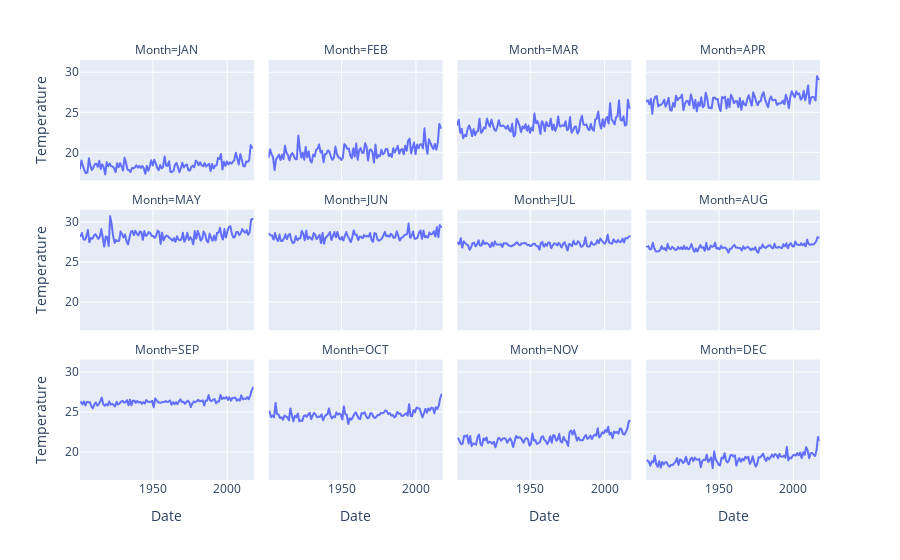

Write notebook code for a chart like this one.
### Code cell
fig = px.line(df1, "Date", "Temperature", facet_col = "Month",
              facet_col_wrap = 4) # 3*4
fig.show()
